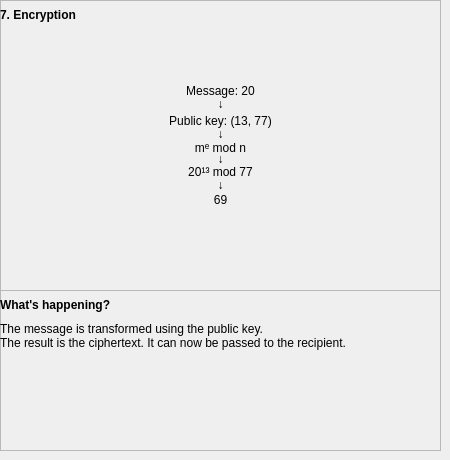
        <widget class="QWidget" name="pg_ersapg7">
         <widget class="QFrame" name="fr_ersamn7">
          <property name="geometry">
           <rect>
            <x>0</x>
            <y>0</y>
            <width>441</width>
            <height>291</height>
           </rect>
          </property>
          <property name="frameShape">
           <enum>QFrame::StyledPanel</enum>
          </property>
          <property name="frameShadow">
           <enum>QFrame::Raised</enum>
          </property>
          <widget class="QLabel" name="lbl_ersamn7_enc">
           <property name="geometry">
            <rect>
             <x>0</x>
             <y>0</y>
             <width>221</width>
             <height>31</height>
            </rect>
           </property>
           <property name="text">
            <string>&lt;html&gt;&lt;head/&gt;&lt;body&gt;&lt;p&gt;&lt;span style=&quot; font-size:9pt; font-weight:600;&quot;&gt;7. Encryption&lt;/span&gt;&lt;/p&gt;&lt;/body&gt;&lt;/html&gt;</string>
           </property>
           <property name="alignment">
            <set>Qt::AlignLeading|Qt::AlignLeft|Qt::AlignVCenter</set>
           </property>
          </widget>
          <widget class="QLabel" name="lbl_ersamn7_ms">
           <property name="geometry">
            <rect>
             <x>140</x>
             <y>80</y>
             <width>161</width>
             <height>21</height>
            </rect>
           </property>
           <property name="text">
            <string>Message: 20</string>
           </property>
           <property name="alignment">
            <set>Qt::AlignCenter</set>
           </property>
          </widget>
          <widget class="QLabel" name="lbl_ersamn7_ar1">
           <property name="geometry">
            <rect>
             <x>140</x>
             <y>96</y>
             <width>161</width>
             <height>16</height>
            </rect>
           </property>
           <property name="text">
            <string>↓</string>
           </property>
           <property name="alignment">
            <set>Qt::AlignCenter</set>
           </property>
          </widget>
          <widget class="QLabel" name="lbl_ersamn7_pbk">
           <property name="geometry">
            <rect>
             <x>140</x>
             <y>110</y>
             <width>161</width>
             <height>21</height>
            </rect>
           </property>
           <property name="text">
            <string>Public key: (13, 77)</string>
           </property>
           <property name="alignment">
            <set>Qt::AlignCenter</set>
           </property>
          </widget>
          <widget class="QLabel" name="lbl_ersamn7_ar2">
           <property name="geometry">
            <rect>
             <x>140</x>
             <y>126</y>
             <width>161</width>
             <height>16</height>
            </rect>
           </property>
           <property name="text">
            <string>↓</string>
           </property>
           <property name="alignment">
            <set>Qt::AlignCenter</set>
           </property>
          </widget>
          <widget class="QLabel" name="lbl_ersamn7_calc">
           <property name="geometry">
            <rect>
             <x>140</x>
             <y>164</y>
             <width>161</width>
             <height>16</height>
            </rect>
           </property>
           <property name="text">
            <string>20¹³ mod 77</string>
           </property>
           <property name="alignment">
            <set>Qt::AlignCenter</set>
           </property>
          </widget>
          <widget class="QLabel" name="lbl_ersamn7_ar4">
           <property name="geometry">
            <rect>
             <x>140</x>
             <y>177</y>
             <width>161</width>
             <height>16</height>
            </rect>
           </property>
           <property name="text">
            <string>↓</string>
           </property>
           <property name="alignment">
            <set>Qt::AlignCenter</set>
           </property>
          </widget>
          <widget class="QLabel" name="lbl_ersamn7_cip">
           <property name="geometry">
            <rect>
             <x>140</x>
             <y>190</y>
             <width>161</width>
             <height>20</height>
            </rect>
           </property>
           <property name="text">
            <string>69</string>
           </property>
           <property name="alignment">
            <set>Qt::AlignCenter</set>
           </property>
          </widget>
          <widget class="QLabel" name="lbl_ersamn7_let">
           <property name="geometry">
            <rect>
             <x>140</x>
             <y>138</y>
             <width>161</width>
             <height>20</height>
            </rect>
           </property>
           <property name="text">
            <string>mᵉ mod n</string>
           </property>
           <property name="alignment">
            <set>Qt::AlignCenter</set>
           </property>
          </widget>
          <widget class="QLabel" name="lbl_ersamn7_ar3">
           <property name="geometry">
            <rect>
             <x>140</x>
             <y>151</y>
             <width>161</width>
             <height>16</height>
            </rect>
           </property>
           <property name="text">
            <string>↓</string>
           </property>
           <property name="alignment">
            <set>Qt::AlignCenter</set>
           </property>
          </widget>
         </widget>
         <widget class="QFrame" name="fr_ersawh7">
          <property name="geometry">
           <rect>
            <x>0</x>
            <y>290</y>
            <width>441</width>
            <height>161</height>
           </rect>
          </property>
          <property name="frameShape">
           <enum>QFrame::StyledPanel</enum>
          </property>
          <property name="frameShadow">
           <enum>QFrame::Raised</enum>
          </property>
          <widget class="QLabel" name="lbl_ersawh7_ex">
           <property name="geometry">
            <rect>
             <x>0</x>
             <y>30</y>
             <width>441</width>
             <height>31</height>
            </rect>
           </property>
           <property name="text">
            <string>The message is transformed using the public key. 
The result is the ciphertext. It can now be passed to the recipient.</string>
           </property>
          </widget>
          <widget class="QLabel" name="lbl_ersawh7_wh">
           <property name="geometry">
            <rect>
             <x>0</x>
             <y>0</y>
             <width>211</width>
             <height>31</height>
            </rect>
           </property>
           <property name="text">
            <string>&lt;html&gt;&lt;head/&gt;&lt;body&gt;&lt;p&gt;&lt;span style=&quot; font-size:9pt; font-weight:600;&quot;&gt;What's happening?&lt;/span&gt;&lt;/p&gt;&lt;/body&gt;&lt;/html&gt;</string>
           </property>
           <property name="alignment">
            <set>Qt::AlignLeading|Qt::AlignLeft|Qt::AlignVCenter</set>
           </property>
          </widget>
         </widget>
        </widget>
